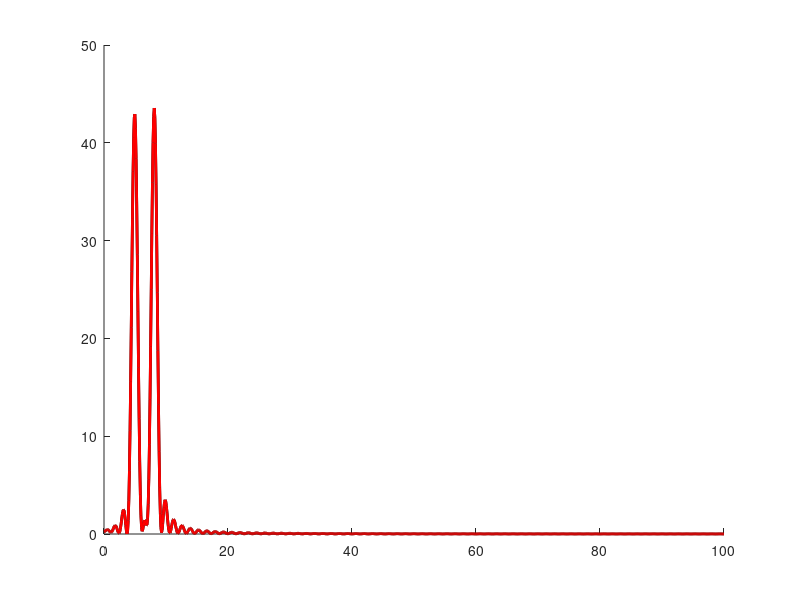
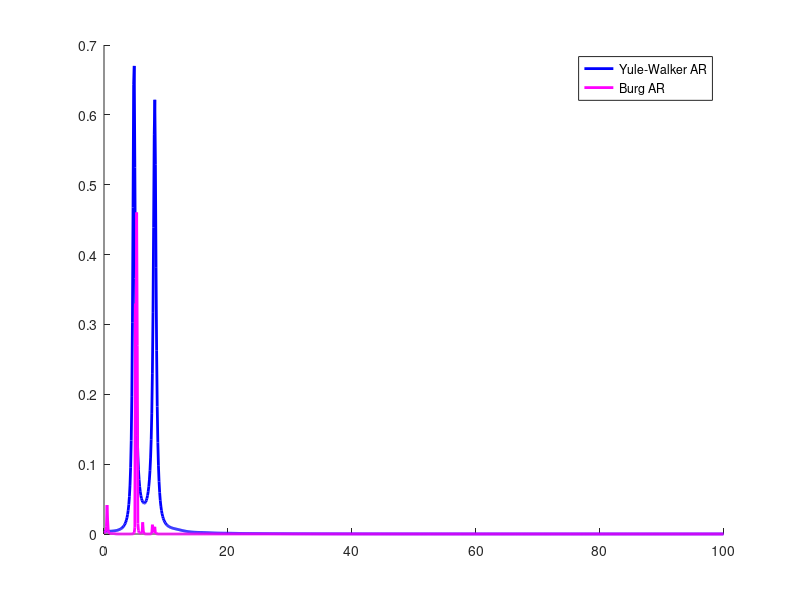
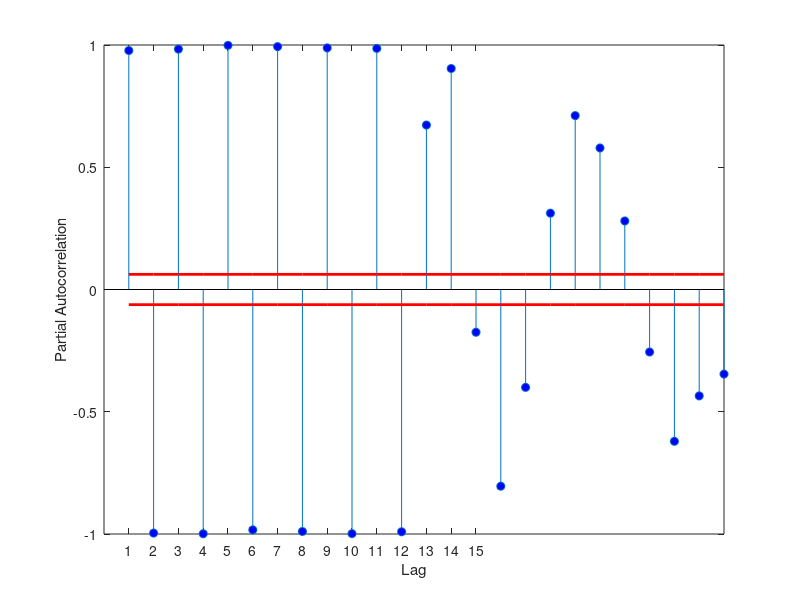

Write the MATLAB code that produced these figures, in order.
% Power Spectrum Density usin DFT/FFT
% Effect of length (L) of signal (x_n) on the PSD. The importance of large L irrespective of large Nfft
% For 2 nearby frequencies to be resolved properly, (omega1 - omega2) >= (2pi/L) , where omega = digital freq in rad
% The fft length (Nfft) only calculates more points in the PSD. It does not further resolve the individual frequencies

clear;

%x_n = [0 1 2 3];
%X_k = fft(x_n,10);
%disp(X_k);

Fs = 200; 
t = 0:1/Fs:10 - 1/Fs;
F1 = 5;  F2 = 8; 
x_t = cos(2*pi*F1*t) + cos(2*pi*F2*t);

L1 = 20; % length of recorded signal
x_n1 = x_t(1:L1);
Nfft = 2048;
X_k1 = fft(x_n1,Nfft);      % check X_k(1) = sum(x_n)
X_k_magn1 = abs(X_k1);      
freq1 = 0:Fs/Nfft:Fs/2;
figure; 
%plot(freq1,X_k_magn1(1:length(freq1)),'LineWidth',2,'k');

L2 = 100; % length of recorded signal
x_n2 = x_t(1:L2);
Nfft = 2048;
X_k2 = fft(x_n2,Nfft);      % check X_k(1) = sum(x_n)
X_k_magn2 = abs(X_k2);      
freq2 = 0:Fs/Nfft:Fs/2;
hold on; 
%plot(freq2,X_k_magn2(1:length(freq2)),'LineWidth',2,'r');

L3 = 150; % length of recorded signal
x_n3 = x_t(1:L3);
Nfft = 2048;
X_k3 = fft(x_n3,Nfft);      % check X_k(1) = sum(x_n)
%X_k_magn3 = abs(X_k3);      
X_k_magn3 = (abs(X_k3).^2)/L3;  % Periodogram
freq3 = 0:Fs/Nfft:Fs/2;
hold on; 
plot(freq3,X_k_magn3(1:length(freq3)),'LineWidth',2,'k');

pkg load signal
%% Power Spectrum Estimation using Auto-correlation
[Rxx,lags] = xcorr(x_n3,'biased');
Nfft = 2048;
Pxx = abs(fft(Rxx,Nfft));      % Why take absolute value? Does not match with formula in text-book
Pxx_freq = 0:Fs/Nfft:Fs/2;
hold on; 
plot(Pxx_freq,Pxx(1:length(Pxx_freq)),'LineWidth',2,'r');

%% Parametric methods for Spectrum Estimation
model_order = 50;
figure
%1. Yule-Walker Method
[yule_a,yule_v,yule_k] = aryule(x_n3,model_order);
[yule_psd,yule_freq] = ar_psd(yule_a,yule_v,1025,Fs);
hold on;
plot(yule_freq,yule_psd,'LineWidth',2,'b');

%2. Burg Method
[burg_a,burg_v,burg_k] = arburg(detrend(x_n3),model_order,'AKICc');
[burg_psd,burg_freq] = ar_psd(burg_a,burg_v,1025,Fs);
hold on;
plot(burg_freq,burg_psd,'LineWidth',2,'m');
legend('Yule-Walker AR', 'Burg AR');


%% Model order selection for parametric method using partial autocorrelation
figure
pacf = -burg_k;          % The negative of reflection coeff is the partial autocorrelation sequence
lag = 1:length(burg_a)-1;
stem(lag,pacf,'markerfacecolor',[0 0 1]);
xlabel('Lag'); ylabel('Partial Autocorrelation');
set(gca,'xtick',1:1:15)
lconf = -1.96/sqrt(1000)*ones(length(lag),1);
uconf = 1.96/sqrt(1000)*ones(length(lag),1);
hold on;
line(lag,lconf,'color',[1 0 0],'LineWidth',2);
line(lag,uconf,'color',[1 0 0],'LineWidth',2);

